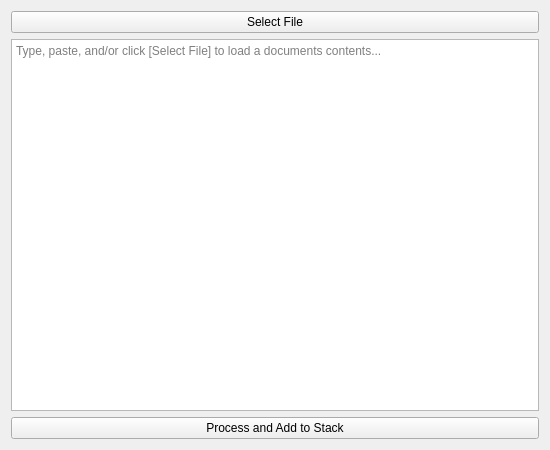
<?xml version="1.0" encoding="UTF-8"?>
<ui version="4.0">
 <class>AddDataWindow</class>
 <widget class="QWidget" name="AddDataWindow">
  <property name="geometry">
   <rect>
    <x>0</x>
    <y>0</y>
    <width>550</width>
    <height>450</height>
   </rect>
  </property>
  <property name="windowTitle">
   <string>Add RAG Data</string>
  </property>
  <layout class="QGridLayout" name="gridLayout">
   <item row="0" column="0">
    <widget class="QPushButton" name="file_btn">
     <property name="styleSheet">
      <string notr="true">background-color: @color1;
color: black;</string>
     </property>
     <property name="text">
      <string>Select File</string>
     </property>
    </widget>
   </item>
   <item row="1" column="0">
    <widget class="QTextEdit" name="textbox">
     <property name="placeholderText">
      <string>Type, paste, and/or click [Select File] to load a documents contents...</string>
     </property>
    </widget>
   </item>
   <item row="2" column="0">
    <widget class="QPushButton" name="submit_btn">
     <property name="styleSheet">
      <string notr="true">background-color: @color2;
color: black;
</string>
     </property>
     <property name="text">
      <string>Process and Add to Stack</string>
     </property>
    </widget>
   </item>
  </layout>
 </widget>
 <resources/>
 <connections/>
</ui>
